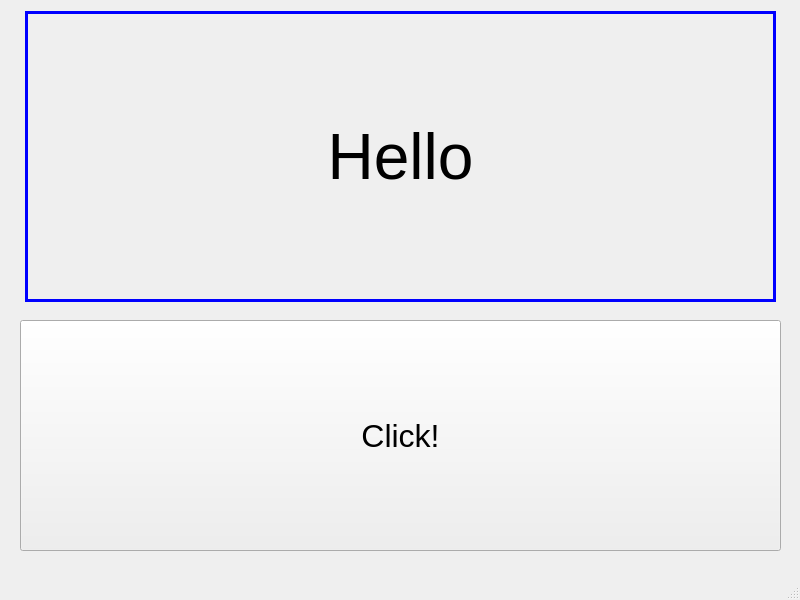
<?xml version="1.0" encoding="UTF-8"?>
<ui version="4.0">
 <class>MainWindow</class>
 <widget class="QMainWindow" name="MainWindow">
  <property name="geometry">
   <rect>
    <x>0</x>
    <y>0</y>
    <width>800</width>
    <height>600</height>
   </rect>
  </property>
  <property name="windowTitle">
   <string>MainWindow</string>
  </property>
  <widget class="QWidget" name="centralwidget">
   <widget class="QPushButton" name="pushButton">
    <property name="geometry">
     <rect>
      <x>20</x>
      <y>320</y>
      <width>761</width>
      <height>231</height>
     </rect>
    </property>
    <property name="font">
     <font>
      <family>Arial</family>
      <pointsize>24</pointsize>
     </font>
    </property>
    <property name="text">
     <string>Click!</string>
    </property>
   </widget>
   <widget class="QLabel" name="hello_label">
    <property name="geometry">
     <rect>
      <x>25</x>
      <y>11</y>
      <width>751</width>
      <height>291</height>
     </rect>
    </property>
    <property name="font">
     <font>
      <family>Arial</family>
      <pointsize>48</pointsize>
     </font>
    </property>
    <property name="styleSheet">
     <string notr="true">border: 3px solid blue
</string>
    </property>
    <property name="text">
     <string>Hello</string>
    </property>
    <property name="alignment">
     <set>Qt::AlignCenter</set>
    </property>
   </widget>
  </widget>
  <widget class="QMenuBar" name="menubar">
   <property name="geometry">
    <rect>
     <x>0</x>
     <y>0</y>
     <width>800</width>
     <height>21</height>
    </rect>
   </property>
  </widget>
  <widget class="QStatusBar" name="statusbar"/>
 </widget>
 <resources/>
 <connections/>
</ui>
